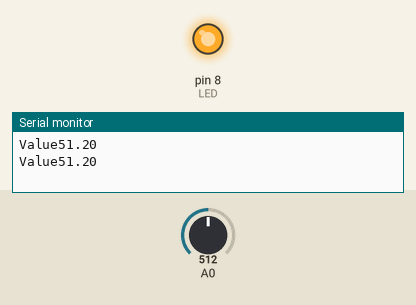
Simulated run of this sketch. Board: Arduino Uno, built with avr-gcc and run on an emulated ATmega328P. Shown: output pins drawn as LEDs (lit = HIGH), the last lines printed to the serial monitor. The test bench sets the inputs (shaded band); at power-on: A0 = 512.

Above: at 1.8 s.
1.9 s: A0 set to 585
3.4 s: A0 set to 617
At 4.8 s:
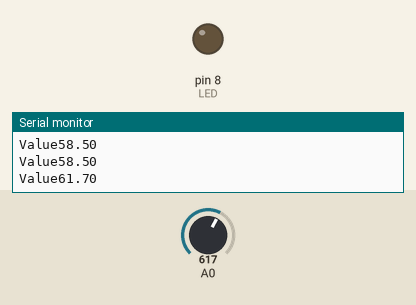
5.5 s: A0 set to 511
At 6.3 s:
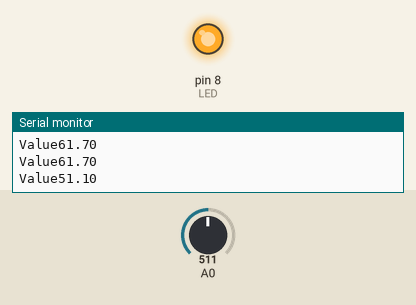
7.5 s: A0 set to 716
At 9.1 s:
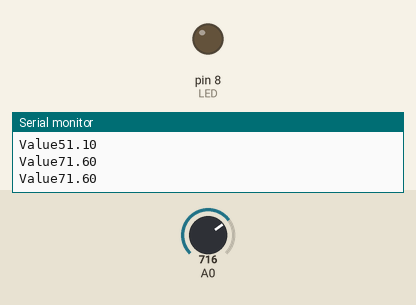
Timing chart, 0 to 10.5 s (numbered marks = the images above; inputs shaded):
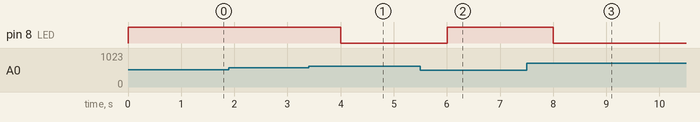

The sketch:

ON_LED_with_LDR_and_print_value.ino
```cpp
#define LDR A0// connect an LDR to A0 pin of Arduino
#define LED 8 // connect an LED to pin # 8 of Arduino
float x;
void setup() {
  Serial.begin(9600);
  pinMode(LED,OUTPUT);
}

void loop()
{
  x=analogRead(A0);
  x= x/10;
  Serial.print("Value");
  Serial.println(x);
  if (x<60)
  {digitalWrite(LED,HIGH);}
  else
  {digitalWrite(LED,LOW);}
  delay(1000);
}
```

Measured:
- the behaviour switches between 599 and 600 on A0 (found by bisection; images 0 and 1)
- after the input at 3.4 s, pin 8 (LED): HIGH → LOW after 0.60 s
- after the input at 5.5 s, pin 8 (LED): LOW → HIGH after 0.50 s
- after the input at 7.5 s, pin 8 (LED): HIGH → LOW after 0.51 s
